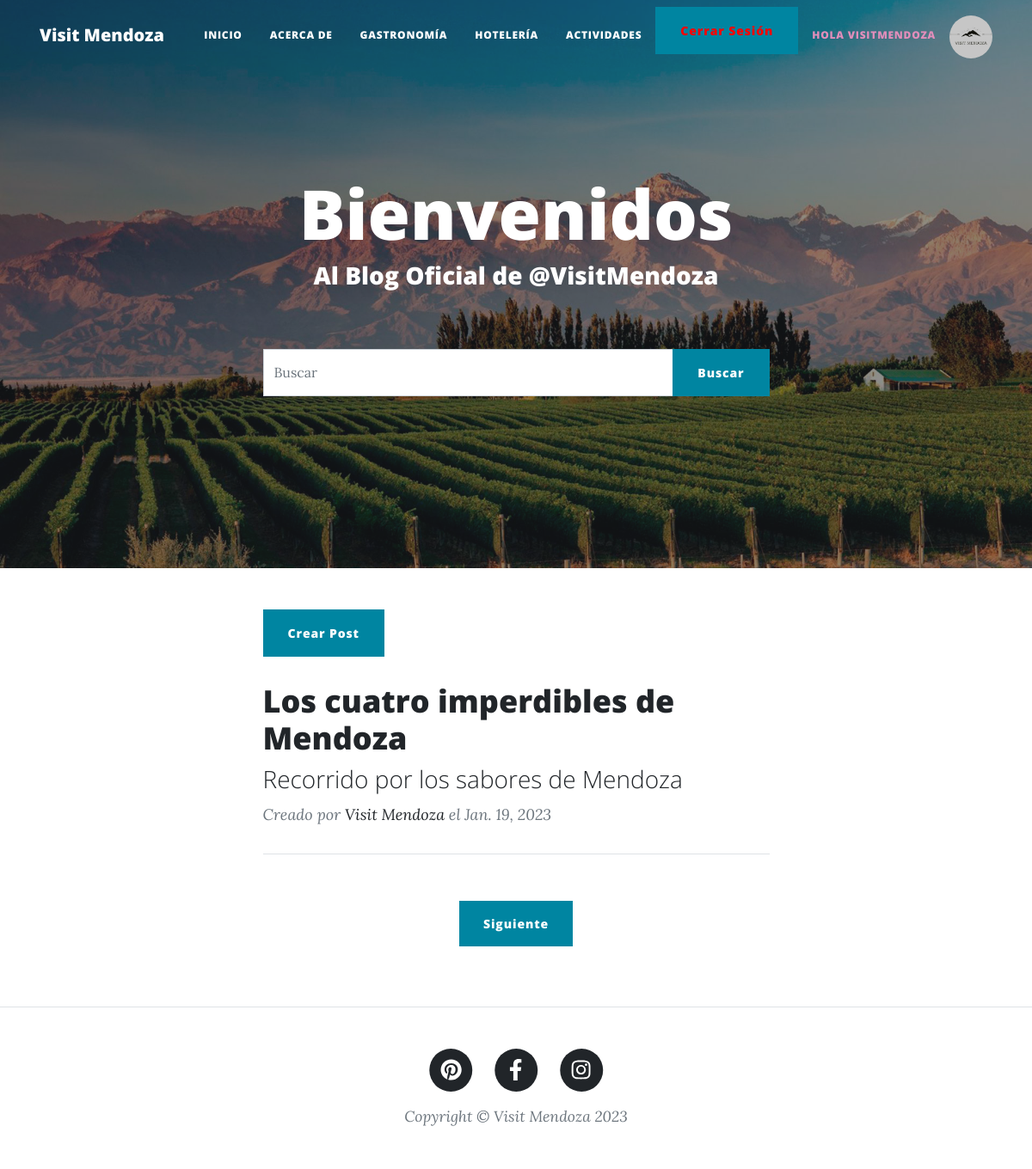
The app's page / (signed in) with its own data.
### AppBlog/models.py (models this page shows, shortened)
class Post(models.Model):
    id = models.AutoField(primary_key=True)
    title = models.CharField('Nombre del Post', max_length=100, null = False, blank = False)
    slug = models.CharField('Slug', max_length=100, null = False, blank = False)
    description = models.CharField('Descripción', max_length=100, null = True, blank = True)
    image = models.URLField('Imagen', max_length=200, null = False, blank = False)
    autor = models.ForeignKey(Autor, max_length=100, verbose_name='Autor', on_delete=models.CASCADE)
    category = models.ForeignKey(Category, verbose_name='Categoría', on_delete=models.CASCADE)
    status = models.BooleanField('Post Activo / Post No Activo', default=True)
    content = RichTextField()
    published = models.DateField('Fecha de Creación', auto_now_add=True)
    updated = models.DateField('Fecha de Modificacion', auto_now=True)
    class Meta:
        verbose_name = 'Post'
        verbose_name_plural = 'Posts'

class Autor(models.Model):
    id = models.AutoField(primary_key=True)
    name = models.CharField('Nombre del Autor', max_length=100, null = False, blank = False)
    surname = models.CharField('Apellido del Autor', max_length=100, null = False, blank = False)
    facebook = models.URLField('Facebook', max_length=100, null = True, blank = True)
    twitter = models.URLField('Twitter', max_length=100, null = True, blank = True)
    instagram = models.URLField('Instagram', max_length=100, null = True, blank = True)
    web = models.URLField('Web', max_length=100, null = True, blank = True)
    email = models.EmailField('Email', max_length=100, null = False, blank = False)
    status = models.BooleanField('Autor Activo / Autor No Activo', default=True)
    published = models.DateTimeField('Fecha de Creación', auto_now_add=True, auto_now=False)
    class Meta:
        verbose_name = 'Autor'
        verbose_name_plural = 'Autores'
    def __str__(self):
        return "{0} {1}".format(self.name, self.surname)

### AppBlog/views.py (the view)
# urls.py: path('', home, name='index'),
def home(request):
    queryset = request.GET.get('buscar')
    posts = Post.objects.filter(status=True)
    if queryset:
        posts = Post.objects.filter(
            Q(title__icontains=queryset) |
            Q(description__icontains=queryset)
            ).distinct()
    paginator = Paginator(posts, 1)
    page = request.GET.get('page')
    posts = paginator.get_page(page)
    if request.user.is_authenticated:
        return render(request, 'index.html', {'posts':posts, 'imagen':obtenerAvatar(request)})
    else:
        return render(request, 'index.html', {'posts':posts})

### AppBlog/views.py (called while the page is built)
def obtenerAvatar(request):
    lista=Avatar.objects.filter(user=request.user)
    if len(lista)!=0:
        imagen=lista[0].imagen.url
    else:
        imagen="media/avatars/transparent-default-avatar.png"
    return imagen

### Templates/index.html (shortened to what this page needs)
{% load static %}
<!DOCTYPE html>
<html lang="en">
    <head>
        <link href="{% static 'css/styles.css' %}" rel="stylesheet" />
    </head>
    <body>
        <nav class="navbar navbar-expand-lg navbar-light" id="mainNav">
            <div class="container px-2 px-lg-3">
                <a class="navbar-brand" href="{% url 'AppBlog:index' %}">Visit Mendoza</a>
                <div class="collapse navbar-collapse" id="navbarResponsive">
                    <ul class="navbar-nav ms-auto py-4 py-lg-0">
                        <li class="nav-item"><a class="nav-link px-lg-3 py-3 py-lg-4" href="{% url 'AppBlog:index' %}">Inicio</a></li>
                        <li class="nav-item"><a class="nav-link px-lg-3 py-3 py-lg-4" href="{% url 'AppBlog:about' %}">Acerca de</a></li>
                        <li class="nav-item"><a class="nav-link px-lg-3 py-3 py-lg-4" href="{% url 'AppBlog:gastronomy' %}">Gastronomía</a></li>
                        <li class="nav-item"><a class="nav-link px-lg-3 py-3 py-lg-4" href="{% url 'AppBlog:hotels' %}">Hotelería</a></li>
                        <li class="nav-item"><a class="nav-link px-lg-3 py-3 py-lg-4" href="{% url 'AppBlog:activities' %}">Actividades</a></li>
                        {% if request.user.is_authenticated %}
                        <li class="nav-item"><a class="btn btn-primary" style="color:rgb(255, 0, 0)" href="{% url 'AppAccounts:logout' %}">Cerrar Sesión</a></li>
                            {% if user.is_staff %}
                            <li class="nav-item"><a class="nav-link px-lg-3 py-3 py-lg-4" style="color:rgb(226, 142, 187)" href="{% url 'AppAccounts:panelctrl' %}"> Hola {{ request.user }}</a></li>
                            {% block img %}
                            <img src="{{ imagen }}" alt="" style="width: 50px; height: 50px; border-radius: 50%; margin-left: 0px; margin-top: 10px;">
                            {% endblock img %}
                            {% else %}
                            <li class="nav-item"><a class="nav-link px-lg-3 py-3 py-lg-4" style="color:rgb(136, 240, 133)" href="{% url 'AppAccounts:profile' %}">  Hola {{ request.user }} </a></li>
                            <img src="{{ imagen }}" alt="" style="width: 50px; height: 50px; border-radius: 50%; margin-left: 0px; margin-top: 10px;">
                        {% endif %}
                        {% else %}
                        <li class="nav-item"><a class="nav-link px-lg-3 py-3 py-lg-4" style="color:greenyellow" href="{% url 'AppAccounts:register' %}">Registrarme</a></li>
                        <li class="nav-item"><a class="btn btn-primary" href="{% url 'AppAccounts:login' %}">Iniciar Sesion</a></li>
                        {% endif %}
                    </ul>
                </div>
            </div>
        </nav>
        <header class="masthead" style="background-image: url({% static 'assets/img/home-bg1.jpg' %})">
            <div class="container position-relative px-4 px-lg-5">
                <div class="row gx-4 gx-lg-5 justify-content-center">
                    <div class="col-md-10 col-lg-8 col-xl-7">
                        <div class="site-heading">
                            {% block titulo_body %}
                            <h1>Bienvenidos</h1>
                            <h3>Al Blog Oficial de @VisitMendoza</h3>
                            {% endblock titulo_body %}
                        </div>
                    </div>
                </div>
            </div>
            <br>
            <br>
            {% block search %}
            <div class="container position-relative px-4 px-lg-5">
                <div class="row gx-4 gx-lg-5 justify-content-center">
                    <div class="col-md-10 col-lg-8 col-xl-7">
                        <form method="GET">
                            <div id="custom-search-input">
                                <div class="input-group col-md-12">
                                    <input type="text" class="form-control" placeholder="Buscar" name="buscar" value="{{ request.GET.buscar }}"/>
                                    <span class="input-group-list">
                                        <button type="submit" class="btn btn-primary">Buscar</button>
                                    </span>
                                </div>
                            </div>
                        </form>
                    </div>
                </div>
            </div>
            {% endblock search %}
        </header>
        <div class="container px-4 px-lg-5">
            <div class="row gx-4 gx-lg-5 justify-content-center">
                <div class="col-md-10 col-lg-8 col-xl-7">
       {% block contenido %}
       {% if user.is_staff %}
       <a href="{% url 'AppBlog:newpost' %}" class="btn btn-primary">Crear Post</a>
       {% endif %}
         <br>
            {% if posts %}
                {% for post in posts %}
                    <div class="post-preview">
                        <a href="{% url 'AppBlog:detailpost' post.slug %}">
                            <h2 class="post-title"> {{ post.title }} </h2>
                            <h3 class="post-subtitle"> {{ post.description}} </h3>
                        </a>
                        <p class="post-meta">
                            Creado por
                            <a href="{% url 'AppBlog:about' %}"> {{post.autor}} </a>
                            el {{ post.published }}
                        </p>
                    </div>
                {% endfor %}
            {% else %}
            <br>
                <h1>Aún no hay posts</h1>
            {% endif %}
                    <hr class="my-4" />
        {% endblock contenido %}
                    </div>
                </div>
            </div>
        <br>
        <div class="d-flex justify-content-center mb-4">
            <nav>
                <ol class="pagination">
                {% if posts.has_next %}
                    <li class="page-item">
                        <a class="btn btn-primary" style="border:1px" href="?page={{ posts.next_page_number }}&buscar={{ request.GET.buscar }}">Siguiente</a>
                    </li>
                {% endif %}
                </ol>
            </nav>
        </div>
        <br>
        <footer class="border-top">
            <div class="container px-4 px-lg-5">
                <div class="row gx-4 gx-lg-5 justify-content-center">
                    <div class="col-md-10 col-lg-8 col-xl-7">
                        <ul class="list-inline text-center">
                            <li class="list-inline-item">
                                <a href="#!">
                                    <span class="fa-stack fa-lg">
                                        <i class="fas fa-circle fa-stack-2x"></i>
                                        <i class="fab fa-pinterest fa-stack-1x fa-inverse"></i>
                                    </span>
                                </a>
                            </li>
                            <li class="list-inline-item">
                                <a href="https://bit.ly/3icppc5">
                                    <span class="fa-stack fa-lg">
                                        <i class="fas fa-circle fa-stack-2x"></i>
                                        <i class="fab fa-facebook-f fa-stack-1x fa-inverse"></i>
                                    </span>
                                </a>
                            </li>
                            <li class="list-inline-item">
                                <a href="https://www.instagram.com/visitmendoza/">
                                    <span class="fa-stack fa-lg">
                                        <i class="fas fa-circle fa-stack-2x"></i>
                                        <i class="fab fa-instagram fa-stack-1x fa-inverse"></i>
                                    </span>
                                </a>
                            </li>
                        </ul>
                        <div class="small text-center text-muted fst-italic">Copyright &copy; Visit Mendoza 2023</div>
                    </div>
                </div>
            </div>
        </footer>
    </body>
</html>

### records on screen
Post: title "Los cuatro imperdibles de Mendoza", description "Recorrido por los sabores de Mendoza", autor "Visit Mendoza", published "Jan. 19, 2023"

### other values on screen
{{ request.user }} "VISITMENDOZA"
